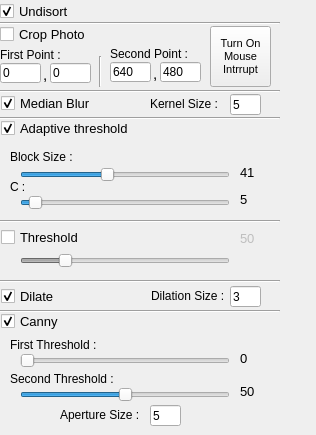
    <widget class="QWidget" name="filter_tab">
     <attribute name="title">
      <string>Filters</string>
     </attribute>
     <widget class="QCheckBox" name="medianBlur_checkBox">
      <property name="geometry">
       <rect>
        <x>1</x>
        <y>92</y>
        <width>111</width>
        <height>22</height>
       </rect>
      </property>
      <property name="font">
       <font>
        <pointsize>10</pointsize>
       </font>
      </property>
      <property name="text">
       <string>Median Blur</string>
      </property>
      <property name="checked">
       <bool>true</bool>
      </property>
     </widget>
     <widget class="QCheckBox" name="adaptiveThreshold_checkBox">
      <property name="geometry">
       <rect>
        <x>1</x>
        <y>117</y>
        <width>151</width>
        <height>22</height>
       </rect>
      </property>
      <property name="font">
       <font>
        <pointsize>10</pointsize>
       </font>
      </property>
      <property name="text">
       <string>Adaptive threshold</string>
      </property>
      <property name="checked">
       <bool>true</bool>
      </property>
     </widget>
     <widget class="QCheckBox" name="thresh_checkBox">
      <property name="geometry">
       <rect>
        <x>1</x>
        <y>226</y>
        <width>98</width>
        <height>22</height>
       </rect>
      </property>
      <property name="font">
       <font>
        <pointsize>10</pointsize>
       </font>
      </property>
      <property name="text">
       <string>Threshold</string>
      </property>
     </widget>
     <widget class="QCheckBox" name="canny_checkBox">
      <property name="geometry">
       <rect>
        <x>1</x>
        <y>310</y>
        <width>98</width>
        <height>22</height>
       </rect>
      </property>
      <property name="font">
       <font>
        <pointsize>10</pointsize>
       </font>
      </property>
      <property name="text">
       <string>Canny</string>
      </property>
      <property name="checked">
       <bool>true</bool>
      </property>
     </widget>
     <widget class="QCheckBox" name="dilate_checkBox">
      <property name="geometry">
       <rect>
        <x>1</x>
        <y>285</y>
        <width>98</width>
        <height>22</height>
       </rect>
      </property>
      <property name="font">
       <font>
        <pointsize>10</pointsize>
       </font>
      </property>
      <property name="text">
       <string>Dilate</string>
      </property>
      <property name="checked">
       <bool>true</bool>
      </property>
     </widget>
     <widget class="QLabel" name="kernekSize_label">
      <property name="geometry">
       <rect>
        <x>150</x>
        <y>95</y>
        <width>81</width>
        <height>17</height>
       </rect>
      </property>
      <property name="text">
       <string>Kernel Size :</string>
      </property>
     </widget>
     <widget class="QLineEdit" name="kernelSize_lineEdit">
      <property name="geometry">
       <rect>
        <x>230</x>
        <y>94</y>
        <width>31</width>
        <height>21</height>
       </rect>
      </property>
      <property name="text">
       <string>5</string>
      </property>
     </widget>
     <widget class="QLabel" name="blockSize_label">
      <property name="geometry">
       <rect>
        <x>10</x>
        <y>148</y>
        <width>67</width>
        <height>17</height>
       </rect>
      </property>
      <property name="text">
       <string>Block Size :</string>
      </property>
     </widget>
     <widget class="QSlider" name="blockSize_slider">
      <property name="geometry">
       <rect>
        <x>20</x>
        <y>160</y>
        <width>210</width>
        <height>29</height>
       </rect>
      </property>
      <property name="minimum">
       <number>1</number>
      </property>
      <property name="singleStep">
       <number>2</number>
      </property>
      <property name="value">
       <number>41</number>
      </property>
      <property name="orientation">
       <enum>Qt::Horizontal</enum>
      </property>
     </widget>
     <widget class="QLabel" name="c_label">
      <property name="geometry">
       <rect>
        <x>10</x>
        <y>178</y>
        <width>67</width>
        <height>17</height>
       </rect>
      </property>
      <property name="text">
       <string>C :</string>
      </property>
     </widget>
     <widget class="QSlider" name="C_slider">
      <property name="geometry">
       <rect>
        <x>20</x>
        <y>188</y>
        <width>210</width>
        <height>29</height>
       </rect>
      </property>
      <property name="minimum">
       <number>1</number>
      </property>
      <property name="singleStep">
       <number>2</number>
      </property>
      <property name="value">
       <number>5</number>
      </property>
      <property name="orientation">
       <enum>Qt::Horizontal</enum>
      </property>
     </widget>
     <widget class="QLabel" name="blockSizeOut_label">
      <property name="geometry">
       <rect>
        <x>240</x>
        <y>164</y>
        <width>67</width>
        <height>17</height>
       </rect>
      </property>
      <property name="font">
       <font>
        <pointsize>10</pointsize>
       </font>
      </property>
      <property name="text">
       <string>41</string>
      </property>
     </widget>
     <widget class="QLabel" name="cOut_label">
      <property name="geometry">
       <rect>
        <x>240</x>
        <y>191</y>
        <width>67</width>
        <height>17</height>
       </rect>
      </property>
      <property name="font">
       <font>
        <pointsize>10</pointsize>
       </font>
      </property>
      <property name="text">
       <string>5</string>
      </property>
     </widget>
     <widget class="QLabel" name="threshOut_label">
      <property name="enabled">
       <bool>false</bool>
      </property>
      <property name="geometry">
       <rect>
        <x>240</x>
        <y>230</y>
        <width>67</width>
        <height>17</height>
       </rect>
      </property>
      <property name="font">
       <font>
        <pointsize>10</pointsize>
       </font>
      </property>
      <property name="text">
       <string>50</string>
      </property>
     </widget>
     <widget class="QSlider" name="thresh_slider">
      <property name="enabled">
       <bool>false</bool>
      </property>
      <property name="geometry">
       <rect>
        <x>20</x>
        <y>246</y>
        <width>210</width>
        <height>29</height>
       </rect>
      </property>
      <property name="minimum">
       <number>1</number>
      </property>
      <property name="maximum">
       <number>255</number>
      </property>
      <property name="singleStep">
       <number>1</number>
      </property>
      <property name="value">
       <number>50</number>
      </property>
      <property name="orientation">
       <enum>Qt::Horizontal</enum>
      </property>
     </widget>
     <widget class="QLineEdit" name="dilateSize_lineEdit">
      <property name="geometry">
       <rect>
        <x>230</x>
        <y>286</y>
        <width>31</width>
        <height>21</height>
       </rect>
      </property>
      <property name="text">
       <string>3</string>
      </property>
     </widget>
     <widget class="QLabel" name="dilateSize_label">
      <property name="geometry">
       <rect>
        <x>151</x>
        <y>287</y>
        <width>81</width>
        <height>17</height>
       </rect>
      </property>
      <property name="text">
       <string>Dilation Size :</string>
      </property>
     </widget>
     <widget class="QLabel" name="firstThresh_label">
      <property name="geometry">
       <rect>
        <x>10</x>
        <y>336</y>
        <width>101</width>
        <height>17</height>
       </rect>
      </property>
      <property name="text">
       <string>First Threshold :</string>
      </property>
     </widget>
     <widget class="QLabel" name="secondThreshOut_label">
      <property name="geometry">
       <rect>
        <x>240</x>
        <y>383</y>
        <width>67</width>
        <height>17</height>
       </rect>
      </property>
      <property name="font">
       <font>
        <pointsize>10</pointsize>
       </font>
      </property>
      <property name="text">
       <string>50</string>
      </property>
     </widget>
     <widget class="QLabel" name="secondThresh_label">
      <property name="geometry">
       <rect>
        <x>10</x>
        <y>370</y>
        <width>121</width>
        <height>17</height>
       </rect>
      </property>
      <property name="text">
       <string>Second Threshold :</string>
      </property>
     </widget>
     <widget class="QSlider" name="secondThresh_slider">
      <property name="geometry">
       <rect>
        <x>20</x>
        <y>380</y>
        <width>210</width>
        <height>29</height>
       </rect>
      </property>
      <property name="minimum">
       <number>0</number>
      </property>
      <property name="singleStep">
       <number>1</number>
      </property>
      <property name="value">
       <number>50</number>
      </property>
      <property name="orientation">
       <enum>Qt::Horizontal</enum>
      </property>
     </widget>
     <widget class="QLabel" name="firstThreshOut_label">
      <property name="geometry">
       <rect>
        <x>240</x>
        <y>350</y>
        <width>67</width>
        <height>17</height>
       </rect>
      </property>
      <property name="font">
       <font>
        <pointsize>10</pointsize>
       </font>
      </property>
      <property name="text">
       <string>0</string>
      </property>
     </widget>
     <widget class="QSlider" name="firstThresh_slider">
      <property name="geometry">
       <rect>
        <x>20</x>
        <y>346</y>
        <width>210</width>
        <height>29</height>
       </rect>
      </property>
      <property name="minimum">
       <number>0</number>
      </property>
      <property name="singleStep">
       <number>1</number>
      </property>
      <property name="value">
       <number>0</number>
      </property>
      <property name="orientation">
       <enum>Qt::Horizontal</enum>
      </property>
     </widget>
     <widget class="QLineEdit" name="apertureSize_lineEdit">
      <property name="geometry">
       <rect>
        <x>150</x>
        <y>405</y>
        <width>31</width>
        <height>21</height>
       </rect>
      </property>
      <property name="text">
       <string>5</string>
      </property>
     </widget>
     <widget class="QLabel" name="apertureSize_label">
      <property name="geometry">
       <rect>
        <x>60</x>
        <y>406</y>
        <width>81</width>
        <height>17</height>
       </rect>
      </property>
      <property name="text">
       <string>Aperture Size :</string>
      </property>
     </widget>
     <widget class="Line" name="line_3">
      <property name="geometry">
       <rect>
        <x>0</x>
        <y>117</y>
        <width>280</width>
        <height>3</height>
       </rect>
      </property>
      <property name="orientation">
       <enum>Qt::Horizontal</enum>
      </property>
     </widget>
     <widget class="Line" name="line_4">
      <property name="geometry">
       <rect>
        <x>0</x>
        <y>220</y>
        <width>280</width>
        <height>3</height>
       </rect>
      </property>
      <property name="orientation">
       <enum>Qt::Horizontal</enum>
      </property>
     </widget>
     <widget class="Line" name="line_5">
      <property name="geometry">
       <rect>
        <x>0</x>
        <y>280</y>
        <width>280</width>
        <height>3</height>
       </rect>
      </property>
      <property name="orientation">
       <enum>Qt::Horizontal</enum>
      </property>
     </widget>
     <widget class="Line" name="line_6">
      <property name="geometry">
       <rect>
        <x>0</x>
        <y>310</y>
        <width>280</width>
        <height>3</height>
       </rect>
      </property>
      <property name="orientation">
       <enum>Qt::Horizontal</enum>
      </property>
     </widget>
     <widget class="Line" name="line_7">
      <property name="geometry">
       <rect>
        <x>0</x>
        <y>90</y>
        <width>280</width>
        <height>3</height>
       </rect>
      </property>
      <property name="orientation">
       <enum>Qt::Horizontal</enum>
      </property>
     </widget>
     <widget class="QCheckBox" name="crop_checkBox">
      <property name="geometry">
       <rect>
        <x>0</x>
        <y>23</y>
        <width>98</width>
        <height>22</height>
       </rect>
      </property>
      <property name="font">
       <font>
        <pointsize>10</pointsize>
       </font>
      </property>
      <property name="text">
       <string>Crop Photo</string>
      </property>
      <property name="checked">
       <bool>false</bool>
      </property>
     </widget>
     <widget class="QLabel" name="fPoint_label">
      <property name="geometry">
       <rect>
        <x>0</x>
        <y>46</y>
        <width>67</width>
        <height>17</height>
       </rect>
      </property>
      <property name="font">
       <font>
        <pointsize>9</pointsize>
       </font>
      </property>
      <property name="text">
       <string>First Point :</string>
      </property>
     </widget>
     <widget class="QLineEdit" name="fX_lineEdit">
      <property name="geometry">
       <rect>
        <x>0</x>
        <y>63</y>
        <width>41</width>
        <height>20</height>
       </rect>
      </property>
      <property name="text">
       <string>0</string>
      </property>
     </widget>
     <widget class="QLineEdit" name="fY_lineEdit">
      <property name="geometry">
       <rect>
        <x>50</x>
        <y>63</y>
        <width>41</width>
        <height>20</height>
       </rect>
      </property>
      <property name="text">
       <string>0</string>
      </property>
     </widget>
     <widget class="QLabel" name="fVirgoul_label">
      <property name="geometry">
       <rect>
        <x>43</x>
        <y>66</y>
        <width>21</width>
        <height>17</height>
       </rect>
      </property>
      <property name="font">
       <font>
        <pointsize>11</pointsize>
       </font>
      </property>
      <property name="text">
       <string>,</string>
      </property>
     </widget>
     <widget class="QLineEdit" name="sX_lineEdit">
      <property name="geometry">
       <rect>
        <x>110</x>
        <y>62</y>
        <width>41</width>
        <height>20</height>
       </rect>
      </property>
      <property name="text">
       <string>640</string>
      </property>
     </widget>
     <widget class="QLabel" name="sVirgoul_label">
      <property name="geometry">
       <rect>
        <x>153</x>
        <y>65</y>
        <width>21</width>
        <height>17</height>
       </rect>
      </property>
      <property name="font">
       <font>
        <pointsize>11</pointsize>
       </font>
      </property>
      <property name="text">
       <string>,</string>
      </property>
     </widget>
     <widget class="QLabel" name="sPoint_label">
      <property name="geometry">
       <rect>
        <x>110</x>
        <y>45</y>
        <width>91</width>
        <height>17</height>
       </rect>
      </property>
      <property name="font">
       <font>
        <pointsize>9</pointsize>
       </font>
      </property>
      <property name="text">
       <string>Second Point :</string>
      </property>
     </widget>
     <widget class="QLineEdit" name="sY_lineEdit">
      <property name="geometry">
       <rect>
        <x>160</x>
        <y>62</y>
        <width>41</width>
        <height>20</height>
       </rect>
      </property>
      <property name="text">
       <string>480</string>
      </property>
     </widget>
     <widget class="Line" name="line_8">
      <property name="geometry">
       <rect>
        <x>90</x>
        <y>56</y>
        <width>20</width>
        <height>31</height>
       </rect>
      </property>
      <property name="lineWidth">
       <number>1</number>
      </property>
      <property name="orientation">
       <enum>Qt::Vertical</enum>
      </property>
     </widget>
     <widget class="QPushButton" name="mouse_button">
      <property name="geometry">
       <rect>
        <x>210</x>
        <y>26</y>
        <width>61</width>
        <height>61</height>
       </rect>
      </property>
      <property name="font">
       <font>
        <pointsize>8</pointsize>
       </font>
      </property>
      <property name="text">
       <string>Turn On
Mouse
Intrrupt</string>
      </property>
     </widget>
     <widget class="Line" name="line_13">
      <property name="geometry">
       <rect>
        <x>0</x>
        <y>22</y>
        <width>280</width>
        <height>3</height>
       </rect>
      </property>
      <property name="orientation">
       <enum>Qt::Horizontal</enum>
      </property>
     </widget>
     <widget class="QCheckBox" name="undisort_checkBox">
      <property name="geometry">
       <rect>
        <x>0</x>
        <y>0</y>
        <width>98</width>
        <height>22</height>
       </rect>
      </property>
      <property name="font">
       <font>
        <pointsize>10</pointsize>
       </font>
      </property>
      <property name="text">
       <string>Undisort</string>
      </property>
      <property name="checked">
       <bool>true</bool>
      </property>
     </widget>
    </widget>
